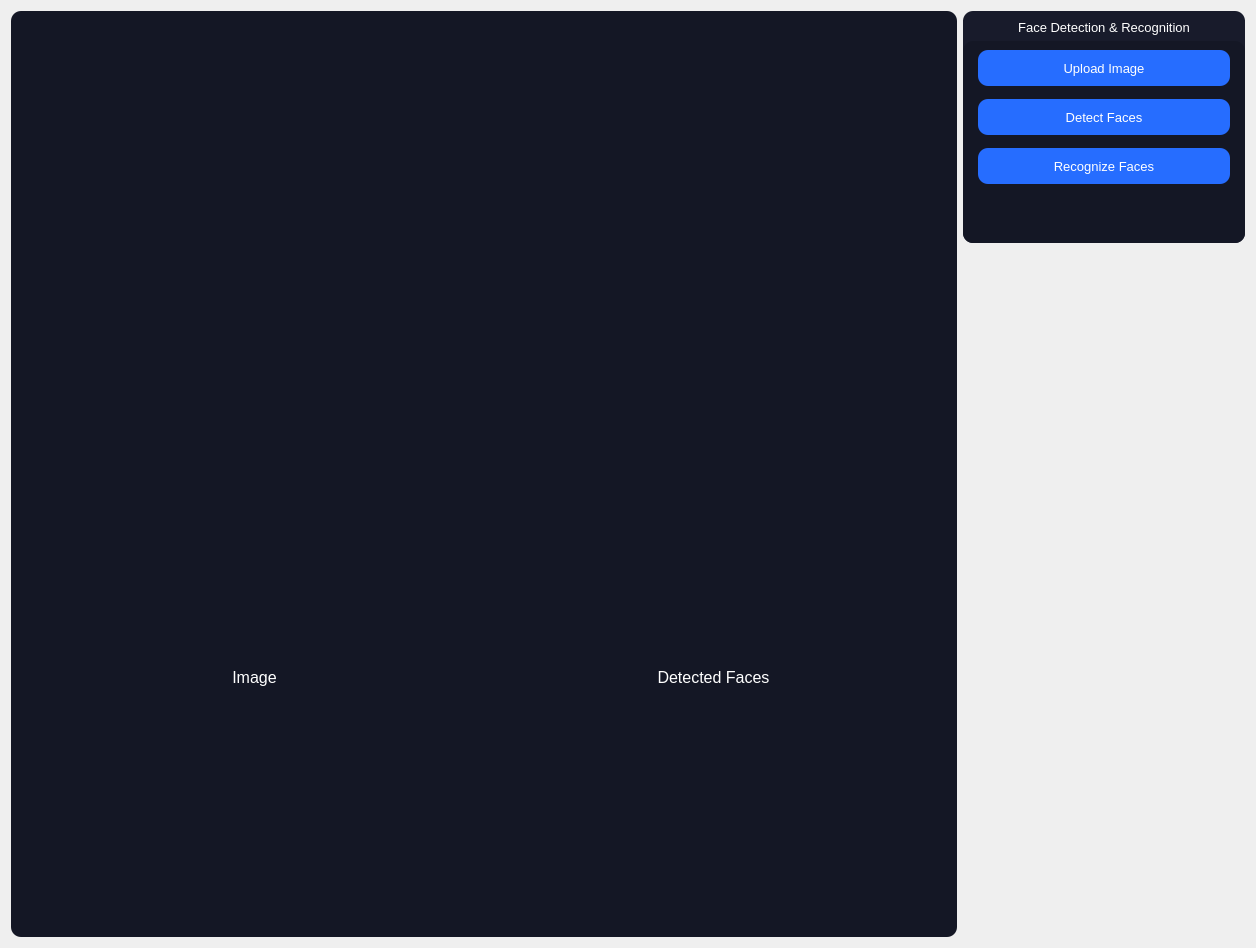
<?xml version="1.0" encoding="UTF-8"?>
<ui version="4.0">
 <class>FaceRecognitionWidget</class>
 <widget class="QWidget" name="FaceRecognitionWidget">
  <property name="geometry">
   <rect>
    <x>0</x>
    <y>0</y>
    <width>1256</width>
    <height>948</height>
   </rect>
  </property>
  <property name="windowTitle">
   <string>Form</string>
  </property>
  <layout class="QHBoxLayout" name="horizontalLayout" stretch="77,23">
   <item>
    <layout class="QVBoxLayout" name="recognitionPicsWidgetLayout" stretch="0">
     <item>
      <widget class="QWidget" name="picturesWidget_2" native="true">
       <property name="enabled">
        <bool>true</bool>
       </property>
       <property name="styleSheet">
        <string notr="true">background-color: #141725;
border-radius: 10%;

</string>
       </property>
       <layout class="QHBoxLayout" name="horizontalLayout_2">
        <item>
         <widget class="QWidget" name="picturesWidget" native="true">
          <property name="styleSheet">
           <string notr="true">background-color: #141725;
border-radius: 10%;

</string>
          </property>
          <layout class="QGridLayout" name="gridLayout" rowstretch="25,60,10,0,25">
           <property name="sizeConstraint">
            <enum>QLayout::SetDefaultConstraint</enum>
           </property>
           <property name="leftMargin">
            <number>10</number>
           </property>
           <property name="topMargin">
            <number>10</number>
           </property>
           <property name="rightMargin">
            <number>10</number>
           </property>
           <property name="bottomMargin">
            <number>10</number>
           </property>
           <property name="spacing">
            <number>10</number>
           </property>
           <item row="1" column="0">
            <widget class="QLabel" name="imageOriginal">
             <property name="sizePolicy">
              <sizepolicy hsizetype="Ignored" vsizetype="Preferred">
               <horstretch>0</horstretch>
               <verstretch>0</verstretch>
              </sizepolicy>
             </property>
             <property name="styleSheet">
              <string notr="true">border-radius: 20%;</string>
             </property>
             <property name="text">
              <string/>
             </property>
             <property name="scaledContents">
              <bool>true</bool>
             </property>
            </widget>
           </item>
           <item row="4" column="1">
            <spacer name="verticalSpacer_4">
             <property name="orientation">
              <enum>Qt::Vertical</enum>
             </property>
             <property name="sizeHint" stdset="0">
              <size>
               <width>20</width>
               <height>40</height>
              </size>
             </property>
            </spacer>
           </item>
           <item row="1" column="1">
            <widget class="QLabel" name="imageDetected">
             <property name="sizePolicy">
              <sizepolicy hsizetype="Ignored" vsizetype="Preferred">
               <horstretch>0</horstretch>
               <verstretch>0</verstretch>
              </sizepolicy>
             </property>
             <property name="styleSheet">
              <string notr="true">border-radius: 50%;</string>
             </property>
             <property name="text">
              <string/>
             </property>
             <property name="scaledContents">
              <bool>true</bool>
             </property>
            </widget>
           </item>
           <item row="0" column="0">
            <spacer name="verticalSpacer_2">
             <property name="orientation">
              <enum>Qt::Vertical</enum>
             </property>
             <property name="sizeHint" stdset="0">
              <size>
               <width>20</width>
               <height>40</height>
              </size>
             </property>
            </spacer>
           </item>
           <item row="2" column="0">
            <widget class="QLabel" name="label_8">
             <property name="font">
              <font>
               <family>Microsoft Sans Serif</family>
               <pointsize>12</pointsize>
              </font>
             </property>
             <property name="styleSheet">
              <string notr="true">color: rgb(255, 255, 255);</string>
             </property>
             <property name="text">
              <string>Image</string>
             </property>
             <property name="alignment">
              <set>Qt::AlignCenter</set>
             </property>
            </widget>
           </item>
           <item row="2" column="1">
            <widget class="QLabel" name="label_12">
             <property name="font">
              <font>
               <family>Microsoft Sans Serif</family>
               <pointsize>12</pointsize>
              </font>
             </property>
             <property name="styleSheet">
              <string notr="true">color: rgb(255, 255, 255);</string>
             </property>
             <property name="text">
              <string>Detected Faces</string>
             </property>
             <property name="alignment">
              <set>Qt::AlignCenter</set>
             </property>
            </widget>
           </item>
           <item row="3" column="1">
            <widget class="QLabel" name="personLabel">
             <property name="font">
              <font>
               <family>Microsoft Sans Serif</family>
               <pointsize>12</pointsize>
              </font>
             </property>
             <property name="styleSheet">
              <string notr="true">color: rgb(255, 255, 255);</string>
             </property>
             <property name="text">
              <string/>
             </property>
             <property name="alignment">
              <set>Qt::AlignCenter</set>
             </property>
            </widget>
           </item>
          </layout>
         </widget>
        </item>
       </layout>
      </widget>
     </item>
    </layout>
   </item>
   <item>
    <layout class="QVBoxLayout" name="recognitionControlWidgetLayout" stretch="25,75">
     <item>
      <widget class="QWidget" name="recognitionControlUpperWidget" native="true">
       <property name="styleSheet">
        <string notr="true">background-color: #181b2b;
border-radius: 10%;

</string>
       </property>
       <layout class="QVBoxLayout" name="verticalLayout_5" stretch="0,0">
        <property name="leftMargin">
         <number>0</number>
        </property>
        <property name="rightMargin">
         <number>0</number>
        </property>
        <property name="bottomMargin">
         <number>0</number>
        </property>
        <item>
         <widget class="QLabel" name="TabLabel_2">
          <property name="font">
           <font>
            <family>Microsoft Sans Serif</family>
            <pointsize>10</pointsize>
           </font>
          </property>
          <property name="layoutDirection">
           <enum>Qt::LeftToRight</enum>
          </property>
          <property name="styleSheet">
           <string notr="true">color: #fff;</string>
          </property>
          <property name="text">
           <string>&lt;html&gt;&lt;head/&gt;&lt;body&gt;&lt;p&gt;Face Detection &amp;amp; Recognition&lt;/p&gt;&lt;/body&gt;&lt;/html&gt;</string>
          </property>
          <property name="alignment">
           <set>Qt::AlignCenter</set>
          </property>
         </widget>
        </item>
        <item>
         <widget class="QWidget" name="recognitionControlsContainer" native="true">
          <property name="styleSheet">
           <string notr="true">background-color: #141725;
</string>
          </property>
          <layout class="QVBoxLayout" name="verticalLayout_3" stretch="75,25">
           <property name="spacing">
            <number>15</number>
           </property>
           <property name="leftMargin">
            <number>15</number>
           </property>
           <property name="rightMargin">
            <number>15</number>
           </property>
           <property name="bottomMargin">
            <number>15</number>
           </property>
           <item>
            <layout class="QGridLayout" name="btnsContainer" rowstretch="30,30,30" columnstretch="0,0">
             <property name="verticalSpacing">
              <number>13</number>
             </property>
             <item row="0" column="0" colspan="2">
              <widget class="QPushButton" name="uploadImageBtn">
               <property name="sizePolicy">
                <sizepolicy hsizetype="Minimum" vsizetype="Preferred">
                 <horstretch>0</horstretch>
                 <verstretch>0</verstretch>
                </sizepolicy>
               </property>
               <property name="font">
                <font>
                 <family>Microsoft Sans Serif</family>
                 <pointsize>10</pointsize>
                </font>
               </property>
               <property name="styleSheet">
                <string notr="true">QPushButton{
background-color: #266dff;
color: #fff;
border: 0;
border-radius: 10%;
}

QPushButton::hover {
background-color: #1d408d;
}</string>
               </property>
               <property name="text">
                <string>Upload Image</string>
               </property>
              </widget>
             </item>
             <item row="2" column="0" colspan="2">
              <widget class="QPushButton" name="recognitionBtn">
               <property name="sizePolicy">
                <sizepolicy hsizetype="Minimum" vsizetype="Preferred">
                 <horstretch>0</horstretch>
                 <verstretch>0</verstretch>
                </sizepolicy>
               </property>
               <property name="font">
                <font>
                 <family>Microsoft Sans Serif</family>
                 <pointsize>10</pointsize>
                </font>
               </property>
               <property name="styleSheet">
                <string notr="true">QPushButton{
background-color: #266dff;
color: #fff;
border: 0;
border-radius: 10%;
}

QPushButton::hover {
background-color: #1d408d;
}</string>
               </property>
               <property name="text">
                <string>Recognize Faces</string>
               </property>
              </widget>
             </item>
             <item row="1" column="0" colspan="2">
              <widget class="QPushButton" name="detectFacesBtn">
               <property name="sizePolicy">
                <sizepolicy hsizetype="Minimum" vsizetype="Preferred">
                 <horstretch>0</horstretch>
                 <verstretch>0</verstretch>
                </sizepolicy>
               </property>
               <property name="font">
                <font>
                 <family>Microsoft Sans Serif</family>
                 <pointsize>10</pointsize>
                </font>
               </property>
               <property name="styleSheet">
                <string notr="true">QPushButton{
background-color: #266dff;
color: #fff;
border: 0;
border-radius: 10%;
}

QPushButton::hover {
background-color: #1d408d;
}</string>
               </property>
               <property name="text">
                <string>Detect Faces</string>
               </property>
              </widget>
             </item>
            </layout>
           </item>
           <item>
            <spacer name="verticalSpacer_6">
             <property name="orientation">
              <enum>Qt::Vertical</enum>
             </property>
             <property name="sizeHint" stdset="0">
              <size>
               <width>20</width>
               <height>40</height>
              </size>
             </property>
            </spacer>
           </item>
          </layout>
         </widget>
        </item>
       </layout>
      </widget>
     </item>
     <item>
      <spacer name="verticalSpacer_3">
       <property name="orientation">
        <enum>Qt::Vertical</enum>
       </property>
       <property name="sizeHint" stdset="0">
        <size>
         <width>20</width>
         <height>40</height>
        </size>
       </property>
      </spacer>
     </item>
    </layout>
   </item>
  </layout>
 </widget>
 <resources/>
 <connections/>
</ui>
